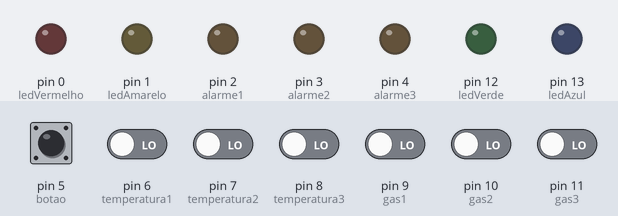
This sketch was run on a simulated Arduino Uno, built with avr-gcc and run on an emulated ATmega328P. Parts: output pins drawn as LEDs (lit = HIGH). Inputs (shaded band) come from the test bench; at power-on: pin 5 (botao), pin 6 (temperatura1), pin 7 (temperatura2), pin 8 (temperatura3), pin 9 (gas1), pin 10 (gas2), pin 11 (gas3) LOW.

Above: at 1.2 s.
1.3 s: pin 6 (temperatura1) driven HIGH
At 1.9 s:
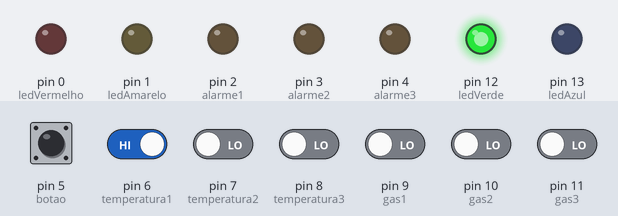
2.8 s: pin 7 (temperatura2) driven HIGH
At 4.0 s:
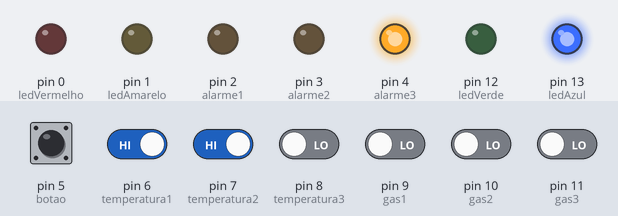
4.3 s: pin 8 (temperatura3) driven HIGH
At 5.4 s:
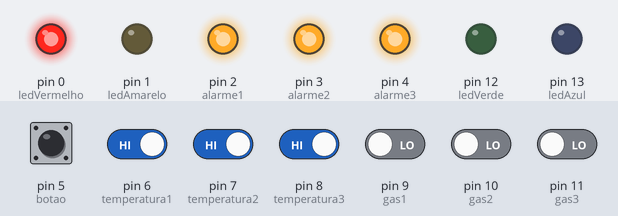
5.8 s: pin 9 (gas1) driven HIGH
At 6.5 s:
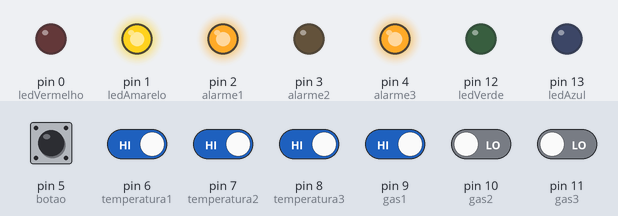
7.3 s: pin 9 (gas1) driven LOW
At 7.7 s:
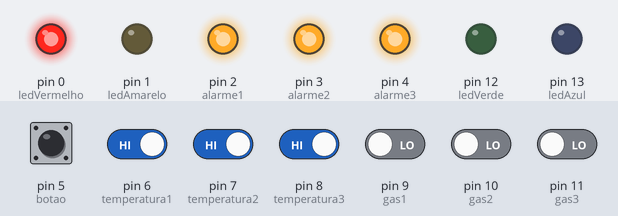
8.8 s: pin 7 (temperatura2) driven LOW
At 10.0 s:
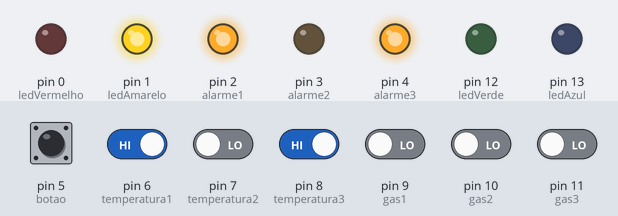
Timing chart, 0 to 11.3 s (numbered marks = the images above; inputs shaded):
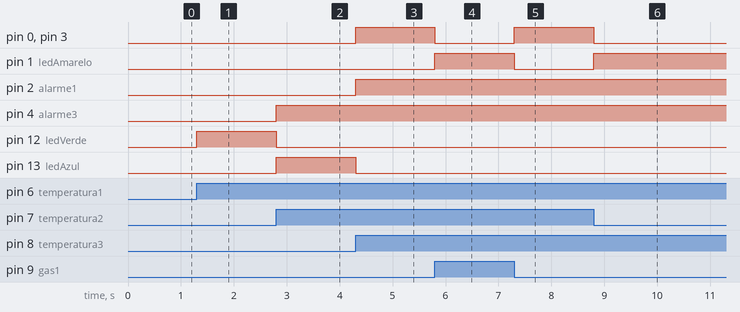

Measured:
- after the input at 1.3 s, pin 12 (ledVerde): LOW → HIGH at once
- after the input at 2.8 s, pin 4 (alarme3), pin 13 (ledAzul): LOW → HIGH at once; pin 12 (ledVerde): HIGH → LOW at once
- after the input at 4.3 s, pin 0 (ledVermelho), pin 2 (alarme1), pin 3 (alarme2): LOW → HIGH at once; pin 13 (ledAzul): HIGH → LOW at once
- after the input at 5.8 s, pin 0 (ledVermelho), pin 3 (alarme2): HIGH → LOW at once; pin 1 (ledAmarelo): LOW → HIGH at once
- after the input at 7.3 s, pin 0 (ledVermelho), pin 3 (alarme2): LOW → HIGH at once; pin 1 (ledAmarelo): HIGH → LOW at once
- after the input at 8.8 s, pin 0 (ledVermelho), pin 3 (alarme2): HIGH → LOW at once; pin 1 (ledAmarelo): LOW → HIGH at once

The sketch:

ProjetoEletronica.ino
```cpp
const int botao = 5;
const int temperatura1 = 6;
const int temperatura2 = 7;
const int temperatura3 = 8;
const int gas1 = 9;
const int gas2 = 10;
const int gas3 = 11;

const int alarme1 = 2;
const int alarme2 = 3;
const int alarme3 = 4;
const int ledVermelho = 0;
const int ledAmarelo = 1;
const int ledVerde = 12;
const int ledAzul = 13;

void stopAlarm(){
  digitalWrite(alarme1, LOW);
  digitalWrite(alarme2, LOW);
  digitalWrite(alarme3, LOW);

  digitalWrite(ledVermelho, LOW);
  digitalWrite(ledAmarelo, LOW);
  digitalWrite(ledVerde, LOW);
  digitalWrite(ledAzul, LOW);
}

void changeAlarm(int temp, int gas){
  if(temp == 1 || gas == 1){
    // NIVEL 1
    digitalWrite(alarme1, LOW);
    digitalWrite(alarme2, LOW);
    digitalWrite(alarme3, LOW);

    digitalWrite(ledVermelho, LOW);
    digitalWrite(ledAmarelo, LOW);
    digitalWrite(ledVerde, HIGH);
    digitalWrite(ledAzul, LOW);
  } else if((temp > 1  && temp < 4) || (gas > 1  && gas < 4)){
    // NIVEL 2
    digitalWrite(alarme1, LOW);
    digitalWrite(alarme2, LOW);
    digitalWrite(alarme3, HIGH);

    digitalWrite(ledVermelho, LOW);
    digitalWrite(ledAmarelo, LOW);
    digitalWrite(ledVerde, LOW);
    digitalWrite(ledAzul, HIGH);
  } else if((temp > 3  && temp < 6) || (gas > 3  && gas < 6)){
    // NIVEL 3
    digitalWrite(alarme1, HIGH);
    digitalWrite(alarme2, LOW);
    digitalWrite(alarme3, HIGH);

    digitalWrite(ledVermelho, LOW);
    digitalWrite(ledAmarelo, HIGH);
    digitalWrite(ledVerde, LOW);
    digitalWrite(ledAzul, LOW);
  } else if((temp > 5  && temp < 8) || (gas > 5  && gas < 8)){
    // NIVEK 4
    digitalWrite(alarme1, HIGH);
    digitalWrite(alarme2, HIGH);
    digitalWrite(alarme3, HIGH);

    digitalWrite(ledVermelho, HIGH);
    digitalWrite(ledAmarelo, LOW);
    digitalWrite(ledVerde, LOW);
    digitalWrite(ledAzul, LOW);
  } else {
    stopAlarm();
  }
}

int bitConversor(int bit0, int bit1, int bit2){
  return (bit2 * 4) + (bit1 *2) + bit0;
}

void setup() {
  pinMode(alarme1, OUTPUT);
  pinMode(alarme2, OUTPUT);
  pinMode(alarme3, OUTPUT);
  pinMode(ledVermelho, OUTPUT);
  pinMode(ledAmarelo, OUTPUT);
  pinMode(ledVerde, OUTPUT);
  pinMode(ledAzul, OUTPUT);
  pinMode(botao, INPUT);
  pinMode(temperatura1, INPUT);
  pinMode(temperatura2, INPUT);
  pinMode(temperatura3, INPUT);
  pinMode(gas1, INPUT);
  pinMode(gas2, INPUT);
  pinMode(gas3, INPUT);

  stopAlarm();
}

void loop() {
  const int bntPress = digitalRead(botao);
  if (bntPress) {
    stopAlarm();
    delay(1000);
  }

  const int tempBit1 = digitalRead(temperatura1);
  const int tempBit2 = digitalRead(temperatura2);
  const int tempBit3 = digitalRead(temperatura3);

  const int temperatura = bitConversor(tempBit1, tempBit2, tempBit3);

  const int gasBit1 = digitalRead(gas1);
  const int gasBit2 = digitalRead(gas2);
  const int gasBit3 = digitalRead(gas3);

  const int fumaca = bitConversor(gasBit3, gasBit2, gasBit1);

  changeAlarm(temperatura, fumaca);
}
```
